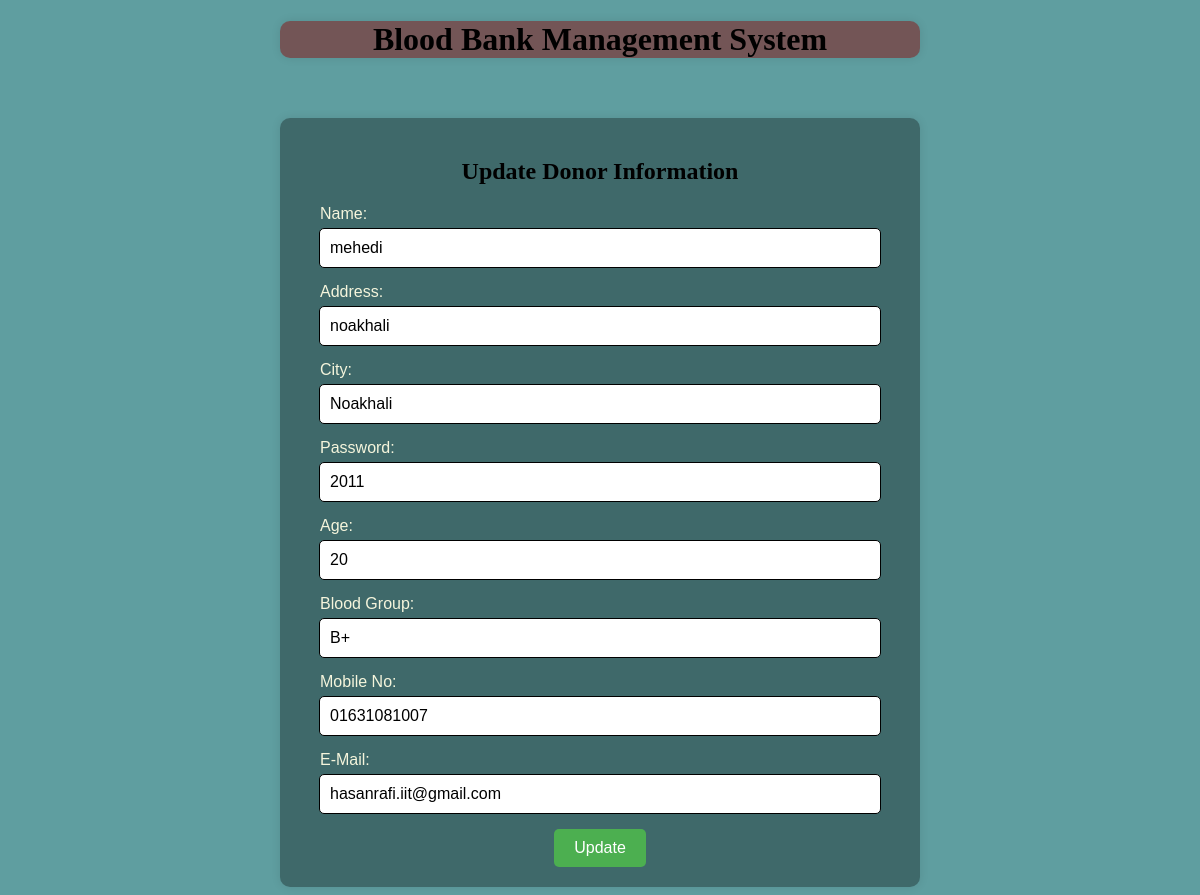
The app's page /edit-user.php?id=2 (signed in) with its own data.
### tables this page shows
CREATE TABLE `user` (
  `id` int(30) NOT NULL,
  `name` varchar(30) DEFAULT NULL,
  `age` varchar(30) DEFAULT NULL,
  `address` varchar(200) DEFAULT NULL,
  `city` varchar(20) DEFAULT NULL,
  `pass` varchar(50) DEFAULT NULL,
  `bgroup` varchar(20) DEFAULT NULL,
  `email` varchar(100) DEFAULT NULL,
  `mno` varchar(30) DEFAULT NULL
);

### edit-user.php (the view, shortened to what this page needs)
<?php
require "connection.php";
$id = $_GET['id'];
$sql = "SELECT * FROM `user` WHERE `id` = $id";
$result = mysqli_query($conn, $sql);
$row = mysqli_fetch_assoc($result);
?>
<!DOCTYPE html>
<html lang="en">
<head>
    <link rel="stylesheet" type="text/css" href="update.css">
</head>
<body>
<header class="header">
<center><div class="container"><h1 class="logo">Blood Bank Management System</h1></div></center>
</header>
<br>
<center>
    <div class="form-container">
        <h2>Update Donor Information</h2>
        <form method="post" action="">
            <label for="name" style=" text-align: left; margin-left: 20px;" >Name:</label>
            <input type="text" name="name" value="<?php echo $row['name']; ?>"><br>
            <label for="address" style=" text-align: left; margin-left: 20px;">Address:</label>
            <input type="text" name="address" value="<?php echo $row['address']; ?>"><br>
            <label for="city" style=" text-align: left; margin-left: 20px;">City:</label>
            <input type="text" name="city" value="<?php echo $row['city']; ?>"><br>
            <label for="pass" style=" text-align: left; margin-left: 20px;">Password:</label>
            <input type="text" name="pass" value="<?php echo $row['pass']; ?>"><br>
            <label for="age" style=" text-align: left; margin-left: 20px;">Age:</label>
            <input type="text" name="age" value="<?php echo $row['age']; ?>"><br>
            <label for="bgroup" style=" text-align: left; margin-left: 20px;">Blood Group:</label>
            <input type="text" name="bgroup" value="<?php echo $row['bgroup']; ?>"><br>
            <label for="mno" style=" text-align: left; margin-left: 20px;">Mobile No:</label>
            <input type="text" name="mno" value="<?php echo $row['mno']; ?>"><br>
            <label for="email" style=" text-align: left; margin-left: 20px;">E-Mail:</label>
            <input type="text" name="email" value="<?php echo $row['email']; ?>"><br>
            <input type="submit" value="Update">
        </form>
    </div>
</center>
</body>
</html>

### update.css (style rules this page uses)
body { background-color: cadetblue; }
form { margin: 0; padding: 0; border: none; font-size: 16px; font-family: Arial, sans-serif; }
.form-container { width: 70%; max-width: 600px; padding: 20px; background-color: #00000056; border-radius: 10px; margin-top: 20px; box-shadow: 0 0 10px rgba(0, 0, 0, 0.1); }
label { display: block; margin-bottom: 5px; color: beige; }
input[type="text"], input[type="password"] { width: 90%; padding: 10px; margin-bottom: 15px; border: 1px solid #000000; border-radius: 5px; font-size: 16px; }
input[type="submit"] { background-color: #4CAF50; color: white; padding: 10px 20px; border: none; border-radius: 5px; cursor: pointer; font-size: 16px; }
.form-container { margin-top: 20px; }
.container { max-width: 600px; max-height: 1200px; margin: 0 auto; padding: 0 20px; background-color: rgba(139, 0, 0, 0.463); border-radius: 10px; box-shadow: 0 0 10px rgba(0, 0, 0, 0.1); }

### records on screen
user: name "mehedi", address "noakhali", city "Noakhali", pass "2011", age "20", bgroup "B+", mno "01631081007", email "hasanrafi.iit@gmail.com"
